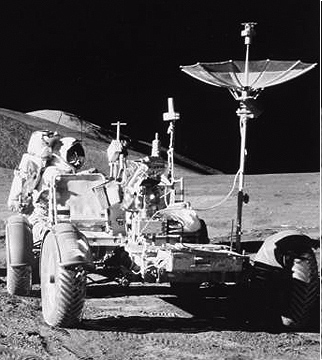
#> input picture Rover.png, 322 x 360 px
$ python TestOpenDisplayAndFourier.py
#> lines starting #> are read from the running program, lines starting #| are printed output that depends on the picture
# -*- coding: utf-8 -*-
"""
TestOpenDisplayAndFourier.py

Created on Wed Sep 28 16:36:45 2016

@author: slehar
"""

import matplotlib.pyplot as plt
from PIL import Image
import Tkinter, tkFileDialog
import numpy as np

# Get image using finder dialog
root = Tkinter.Tk()
root.withdraw() # Hide the root window
imgFile = tkFileDialog.askopenfilename(
    title='Select image',
    initialfile='Rover.png')
#> the answer given: Rover.png

# Open figure window
winXSize = 12
winYSize = 6
winAspect = winXSize/winYSize
fig = plt.figure(figsize=(winXSize, winYSize))

# Axes for Original Image
axOrig = fig.add_axes([.1, .2, .7/winAspect, .7])
axOrig.axes.set_xticks([])
axOrig.axes.set_yticks([])

# Read image and display
imgPil = Image.open(imgFile).convert('LA')
imgNp = np.array(imgPil.convert('L'))
imgplot = plt.imshow(imgPil)

# Axes for Fourier Image
axFour = fig.add_axes([.5, .2, .7/winAspect, .7])
axFour.axes.set_xticks([])
axFour.axes.set_yticks([])

# Fourier Transform
fourImg  = np.fft.fft2(imgNp)
fourShft = np.fft.fftshift(fourImg)

magSpect = 20*np.log(np.abs(fourShft))
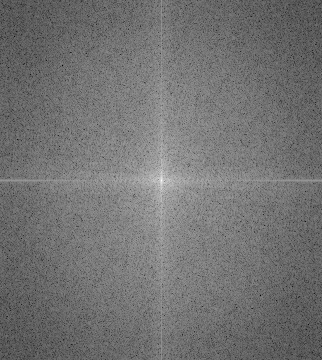
#> magSpect: shape (360, 322) float64; min 44.05, max 321.4, mean 169; drawn with min black and max white

absShft  = np.absolute(magSpect)
realShft = np.real(absShft)
normShft = realShft*255/realShft.max()
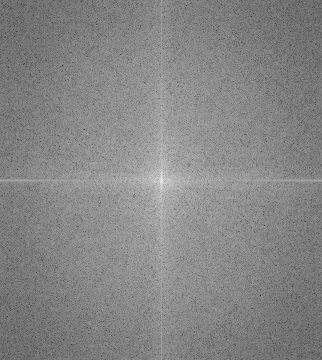
#> normShft: shape (360, 322) float64; min 34.95, max 255, mean 134.1
fourplot = plt.imshow(realShft, cmap = 'gray')

# Pop fig window to top]]
figmgr=plt.get_current_fig_manager()
figmgr.canvas.manager.window.raise_()
geom=figmgr.window.geometry()
#> (the run stopped early here; a loop or call above may not have finished)
